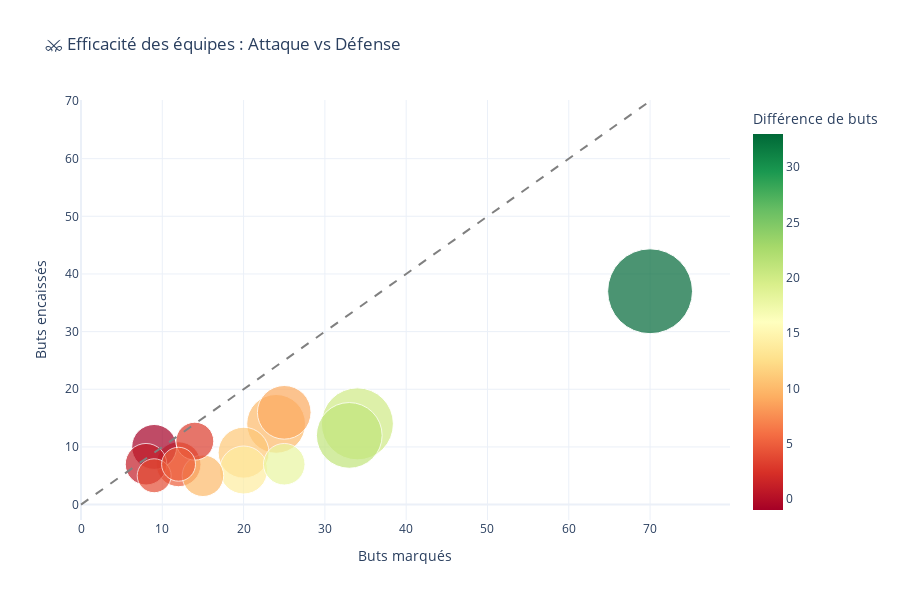

The cell this chart's notebook holds for it:
### Code cell
# ⚔️ VISUALISATION 5 : Scatter Plot - Efficacité offensive vs défensive
# Analyse de l'efficacité des équipes (top 20)
top_teams = team_summary.head(20).reset_index()

fig = px.scatter(top_teams, 
                x='Number_of_goals_scored', 
                y='Number_of_goals_conceded',
                size='total_matches',
                color='goal_difference',
                hover_name='Team_name',
                title="⚔️ Efficacité des équipes : Attaque vs Défense",
                labels={
                    'Number_of_goals_scored': 'Buts marqués', 
                    'Number_of_goals_conceded': 'Buts encaissés',
                    'goal_difference': 'Différence de buts'
                },
                color_continuous_scale='RdYlGn',
                size_max=60)

# Ligne de référence (performance équilibrée)
fig.add_shape(type="line", x0=0, y0=0, 
              x1=top_teams['Number_of_goals_scored'].max(), 
              y1=top_teams['Number_of_goals_scored'].max(),
              line=dict(color="gray", dash="dash", width=2))

fig.update_layout(height=600)
fig.show()

print("💡 Lecture du graphique:")
print("   🟢 Équipes en vert (au-dessus de la ligne): Plus de buts marqués qu'encaissés")
print("   🔴 Équipes en rouge (en-dessous de la ligne): Plus de buts encaissés que marqués")
print("   📊 Taille des bulles = Nombre de matchs joués")

### Figure 1 — Plotly figure (JSON) as saved in the notebook; plotly's stock layout.template omitted (floating-point values rounded to 4 significant figures)
{"data": [{"hovertemplate": "<b>%{hovertext}</b><br><br>Buts marqués=%{x}<br>Buts encaissés=%{y}<br>total_matches=%{marker.size}<br>Différence de buts=%{marker.color}<extra></extra>", "hovertext": ["Brazil", "Italy", "Netherlands", "Argentina", "Uruguay", "Sweden", "France", "Poland", "Germany", "England", "Hungary", "Czechoslovakia", "Austria", "Spain", "Switzerland"], "legendgroup": "", "marker": {"color": [33, 20, 21, 10, 9, 11, 14, 5, -1, 1, 18, 10, 3, 4, 5], "coloraxis": "coloraxis", "size": [25, 18, 15, 12, 10, 9, 8, 7, 7, 6, 6, 6, 5, 4, 4], "sizemode": "area", "sizeref": 0.006944, "symbol": "circle"}, "mode": "markers", "name": "", "orientation": "v", "showlegend": false, "type": "scatter", "x": [70, 34, 33, 24, 25, 20, 20, 12, 9, 8, 25, 15, 14, 9, 12], "xaxis": "x", "y": [37, 14, 12, 14, 16, 9, 6, 7, 10, 7, 7, 5, 11, 5, 7], "yaxis": "y"}], "layout": {"coloraxis": {"colorbar": {"title": {"text": "Différence de buts"}}, "colorscale": [[0, "rgb(165,0,38)"], [0.1, "rgb(215,48,39)"], [0.2, "rgb(244,109,67)"], [0.3, "rgb(253,174,97)"], [0.4, "rgb(254,224,139)"], [0.5, "rgb(255,255,191)"], [0.6, "rgb(217,239,139)"], [0.7, "rgb(166,217,106)"], [0.8, "rgb(102,189,99)"], [0.9, "rgb(26,152,80)"], [1, "rgb(0,104,55)"]]}, "height": 600, "legend": {"itemsizing": "constant", "tracegroupgap": 0}, "shapes": [{"line": {"color": "gray", "dash": "dash", "width": 2}, "type": "line", "x0": 0, "x1": 70, "y0": 0, "y1": 70}], "title": {"text": "⚔️ Efficacité des équipes : Attaque vs Défense"}, "xaxis": {"anchor": "y", "domain": [0, 1], "title": {"text": "Buts marqués"}}, "yaxis": {"anchor": "x", "domain": [0, 1], "title": {"text": "Buts encaissés"}}}}
